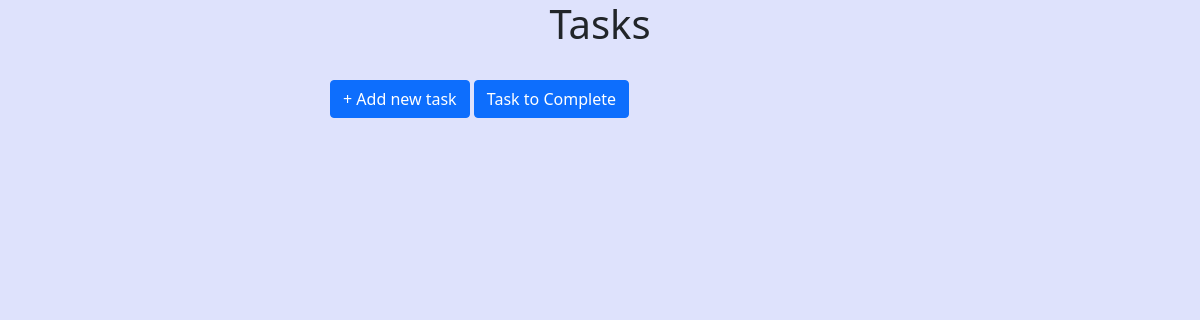
Page /completed_task/ on the earlier database version.
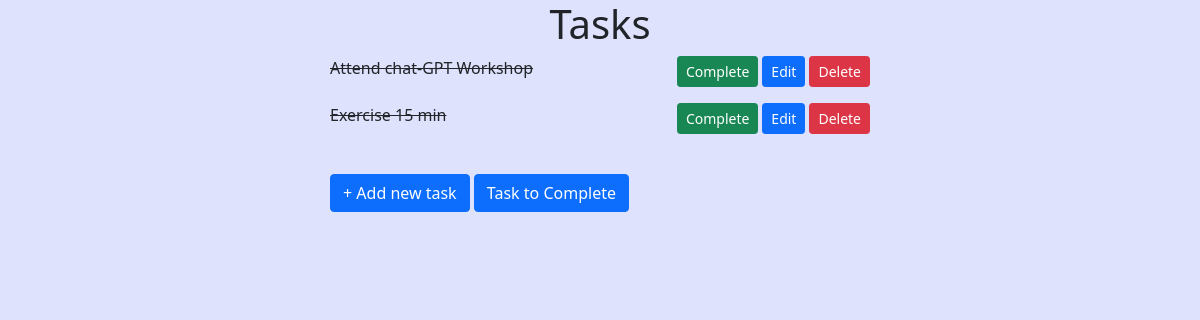
Same page on the later database version.
### task/models.py (models this page shows)
class TaskStoreModel(models.Model):
    task = models.CharField(max_length=50)
    detail = models.CharField(max_length=250)
    completed = models.BooleanField(default=False)

### task/views.py (the view)
# urls.py: path('completed_task/', completed_task, name='completed_task'),
def completed_task(request):
    tasks = TaskStoreModel.objects.all()
    return render(request, 'completed_task.html', {'tasks': tasks})

### task/templates/completed_task.html (shortened to what this page needs)
{% extends 'base.html' %}
{% block content %}
{% for t in tasks %}
    {% if t.completed == True %}
    <div class = "d-flex justify-content-between bd-highlight mb-3">
        <s>{{t.task}}</s>
        <div class= "d-flex flex-row-reverse">
            <a class = "btn btn-sm btn-danger ms-1" href="../delete/{{t.id}}">Delete</a>
            <a class = "btn btn-sm btn-primary ms-1" href="../edit/{{t.id}}">Edit</a>
            <a class = "btn btn-sm btn-success ms-1" href="../complete/{{t.id}}">Complete</a>
        </div>
    </div>
    {% endif %}
{% endfor %}
<a class="btn btn-primary" href="../add_task">+ Add new task</a>
<a class="btn btn-primary" href="../">Task to Complete</a>
{% endblock content%}

### task/templates/base.html (shortened to what this page needs)
<!doctype html>
<html lang="en">
  <head>
    <link href="https://cdn.jsdelivr.net/npm/bootstrap@5.0.2/dist/css/bootstrap.min.css" rel="stylesheet">
  </head>
  <body style="width:45%; margin:auto; background: #DEE2FC;">
    <h1 style="text-align:center;">Tasks</h1>
    {% block content %}{% endblock content %}
  </body>
</html>

Differences in the rows shown:
added TaskStoreModel: task "Attend chat-GPT Workshop"
added TaskStoreModel: task "Exercise 15 min"
